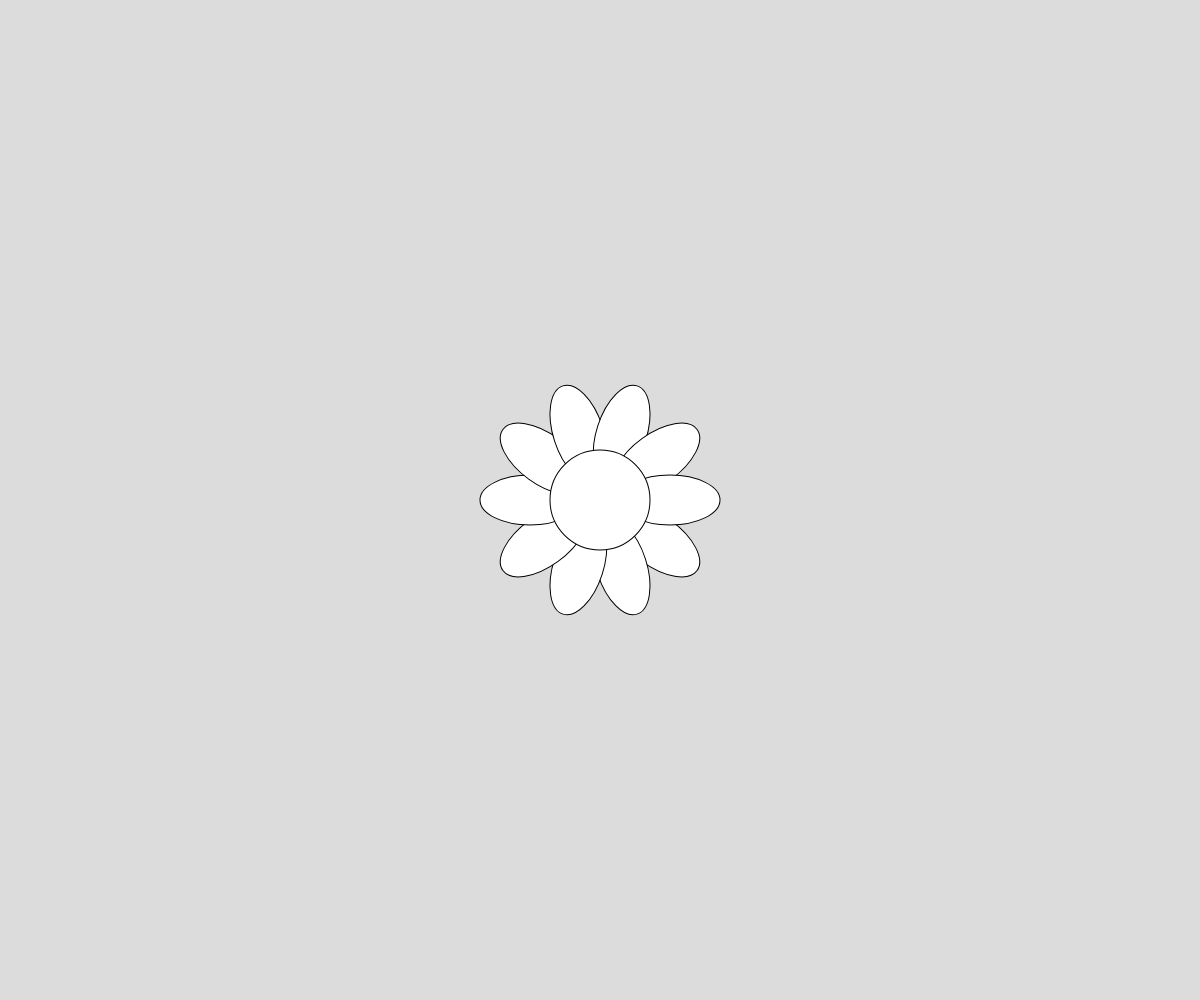
Frame 1 (no input)
Frame 60 (no input): identical to frame 1, image omitted
Frame 120 (the mouse pressed at the canvas centre since frame 60): identical to frame 1, image omitted

The p5.js sketch that drew this single still picture (run headless with seeded random() and noise() and a simulated clock; from frame 60 on, the mouse is pressed at the canvas centre):

// p5.js sketch
// ── sketch.js
let petalCount = 10
function setup() {
  createCanvas(innerWidth, innerHeight);
  angleMode(DEGREES);
  
}

function draw() {
  background(220);

  push();
  //move origin to centre of canvas
  translate(width / 2, height / 2);
  //rotate(30)
  //petals
   
  for(let i=0; i<petalCount; i++){
   
    rotate(360/petalCount)
    ellipse(70, 0, 100, 50);

    }
    ellipse(0, 0, 100, 100);
  pop();
function drawFlower(petalCount,x,y){
  push();
  translate(x, y);
  for(let i=0; i<petalCount; i++){
   
    rotate(360/petalCount)
    ellipse(70, 0, 100, 50);

    }
    ellipse(0, 0, 100, 100);
  pop();
}


  /*ellipse(0, 0, 100, 100);
  ellipse(100, 0, 100, 50);
  rotate(60)
  ellipse(100, 0, 100, 50);
  rotate(60)
  ellipse(100, 0, 100, 50); 
  rotate(60)
  ellipse(100, 0, 100, 50);
  rotate(60)
  ellipse(100, 0, 100, 50);
  rotate(60)
  ellipse(100, 0, 100, 50);
  */

  pop();
}
